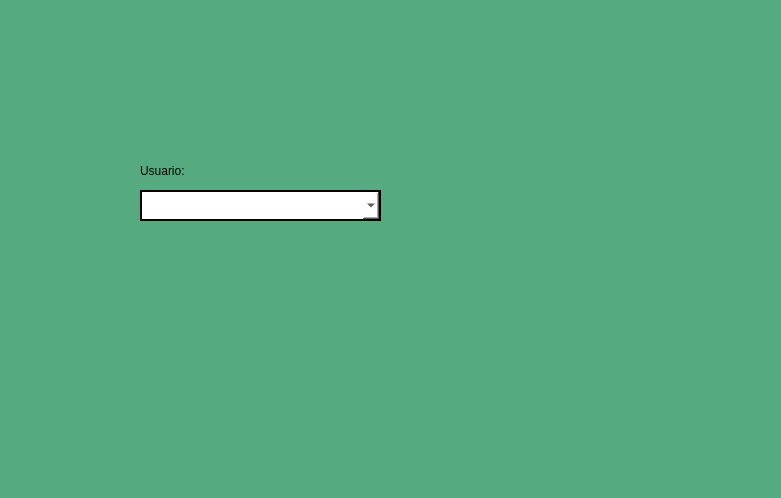
<?xml version="1.0" encoding="UTF-8"?>
<ui version="4.0">
 <class>MainWindow</class>
 <widget class="QMainWindow" name="MainWindow">
  <property name="geometry">
   <rect>
    <x>0</x>
    <y>0</y>
    <width>781</width>
    <height>498</height>
   </rect>
  </property>
  <property name="windowTitle">
   <string>MainWindow</string>
  </property>
  <property name="styleSheet">
   <string notr="true">background-color: rgb(85, 170, 127);</string>
  </property>
  <widget class="QWidget" name="centralwidget">
   <widget class="QLabel" name="label">
    <property name="geometry">
     <rect>
      <x>30</x>
      <y>10</y>
      <width>201</width>
      <height>101</height>
     </rect>
    </property>
    <property name="text">
     <string/>
    </property>
    <property name="pixmap">
     <pixmap resource="../Recursos.qrc">:/Logos/Imagenes/WhatsApp Image 2024-02-15 at 6.57.13 PM.jpeg</pixmap>
    </property>
    <property name="scaledContents">
     <bool>true</bool>
    </property>
   </widget>
   <widget class="QLabel" name="label_2">
    <property name="geometry">
     <rect>
      <x>520</x>
      <y>10</y>
      <width>241</width>
      <height>101</height>
     </rect>
    </property>
    <property name="text">
     <string/>
    </property>
    <property name="pixmap">
     <pixmap resource="../Recursos.qrc">:/Logos/Imagenes/UAT_2018_-_2021_HORIZONTAL.jpg</pixmap>
    </property>
    <property name="scaledContents">
     <bool>true</bool>
    </property>
   </widget>
   <widget class="QLabel" name="label_3">
    <property name="geometry">
     <rect>
      <x>670</x>
      <y>400</y>
      <width>91</width>
      <height>61</height>
     </rect>
    </property>
    <property name="text">
     <string/>
    </property>
    <property name="pixmap">
     <pixmap resource="../Recursos.qrc">:/Logos/Imagenes/WhatsApp Image 2024-02-15 at 9.24.51 PM.jpeg</pixmap>
    </property>
    <property name="scaledContents">
     <bool>true</bool>
    </property>
   </widget>
   <widget class="QLabel" name="img_persona_4">
    <property name="geometry">
     <rect>
      <x>440</x>
      <y>180</y>
      <width>201</width>
      <height>191</height>
     </rect>
    </property>
    <property name="text">
     <string/>
    </property>
    <property name="pixmap">
     <pixmap resource="../Recursos.qrc">:/Logos/Imagenes/WhatsApp Image 2024-02-15 at 8.14.59 PM.jpeg</pixmap>
    </property>
    <property name="scaledContents">
     <bool>true</bool>
    </property>
   </widget>
   <widget class="QLabel" name="label_4">
    <property name="geometry">
     <rect>
      <x>140</x>
      <y>160</y>
      <width>71</width>
      <height>21</height>
     </rect>
    </property>
    <property name="styleSheet">
     <string notr="true">font: 75 14pt &quot;MS Shell Dlg 2&quot;;</string>
    </property>
    <property name="text">
     <string>Usuario:</string>
    </property>
   </widget>
   <widget class="QComboBox" name="combo_personas">
    <property name="geometry">
     <rect>
      <x>140</x>
      <y>190</y>
      <width>241</width>
      <height>31</height>
     </rect>
    </property>
    <property name="styleSheet">
     <string notr="true">background-color: rgb(255, 255, 255);
font: 75 10pt &quot;MS Shell Dlg 2&quot;;
border: 2px solid;</string>
    </property>
   </widget>
  </widget>
  <widget class="QMenuBar" name="menubar">
   <property name="geometry">
    <rect>
     <x>0</x>
     <y>0</y>
     <width>781</width>
     <height>21</height>
    </rect>
   </property>
  </widget>
  <widget class="QStatusBar" name="statusbar"/>
 </widget>
 <resources>
  <include location="../Recursos.qrc"/>
 </resources>
 <connections/>
</ui>
